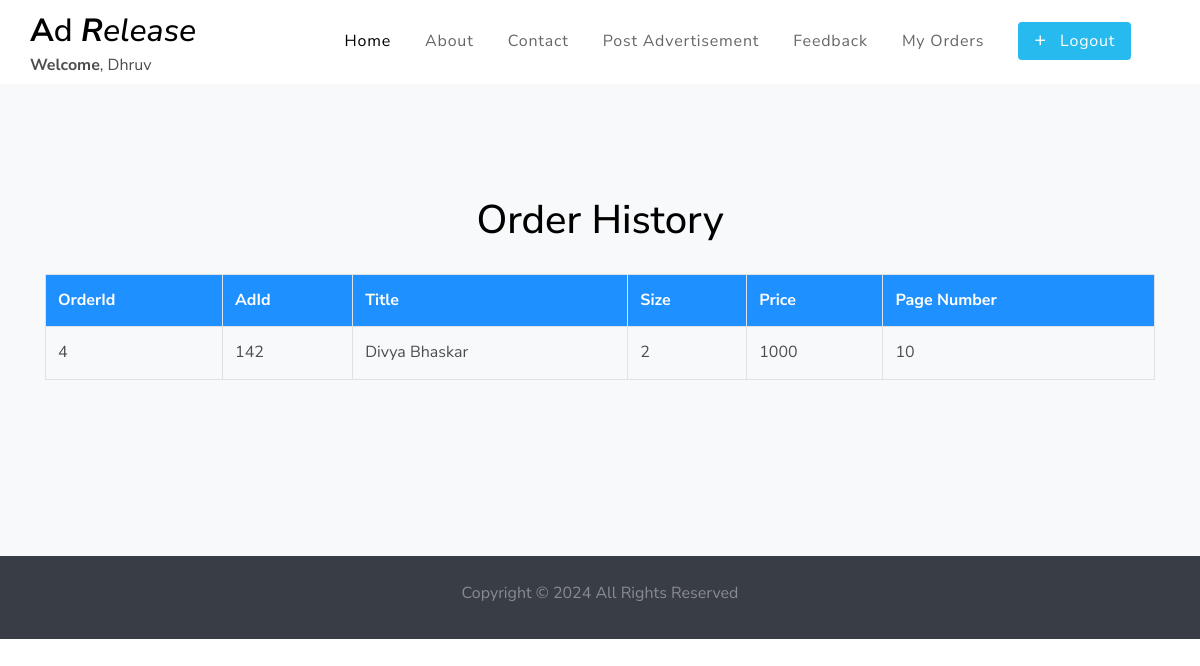
Screenshot of /User/myorders.php (signed in) with the database file from the repository.
### tables this page shows
CREATE TABLE `orders` (
  `order_id` int(11) NOT NULL,
  `Ad_id` int(11) NOT NULL,
  `Title` varchar(100) NOT NULL,
  `Size` varchar(30) NOT NULL,
  `Price` float NOT NULL,
  `ad_page` varchar(30) NOT NULL,
  `user_id` int(11) NOT NULL,
  `description` text NOT NULL,
  `filename` varchar(255) NOT NULL,
  `Agency_id` int(11) NOT NULL,
  `order_date` date NOT NULL,
  `papper_date` date NOT NULL
);

### User/myorders.php (the view, shortened to what this page needs)
<?php
include 'connection.php';
$id = $_SESSION["userid"];
$result = $con->query("select * from orders where user_id='$id'");
?>
<!DOCTYPE html>
<html lang="en">
  <head>
    <link rel="stylesheet" href="fonts/icomoon/style.css">
    <link rel="stylesheet" href="css/bootstrap.min.css">
    <link rel="stylesheet" href="css/magnific-popup.css">
    <link rel="stylesheet" href="css/jquery-ui.css">
    <link rel="stylesheet" href="css/owl.carousel.min.css">
    <link rel="stylesheet" href="css/owl.theme.default.min.css">
    <link rel="stylesheet" href="css/bootstrap-datepicker.css">
    <link rel="stylesheet" href="css/animate.css">
    <link rel="stylesheet" href="fonts/flaticon/font/flaticon.css">
    <link rel="stylesheet" href="css/fl-bigmug-line.css">
    <link rel="stylesheet" href="css/aos.css">
    <link rel="stylesheet" href="css/style.css">
  </head>
  <body>
  <div class="site-wrap">
   <?php include'common/header.php';?>
    <div class="site-section bg-light">
      <div class="container">
        <div class="row">
          <div class="col-md-12 col-lg-12 mb-5">
              <h1 style="color: black" align="center">Order History</h1>
             <table class="table table-bordered" style="margin-top: 30px;">
             <tr style="background-color: DodgerBlue; color: white">
              <th>OrderId</th>
               <th>AdId</th>
               <th>Title</th>
               <th>Size</th>
               <th>Price</th>
               <th>Page Number</th>
             </tr>
             <?php while($row = $result->fetch_object()) {?>
             <tr>
               <td><?php echo $row->order_id; ?></td>
               <td><?php echo $row->Ad_id; ?></td>
               <td><?php echo $row->Title; ?></td>
               <td><?php echo $row->Size; ?></td>
               <td><?php echo $row->Price; ?></td>
                <td><?php echo $row->ad_page; ?></td>
             </tr>
             <?php }?>
           </table>
          </div>
          </div>
        </div>
      </div>
    </div>
    <?php include 'common/footer.php'?>
  </body>
</html>

### User/css/style.css (style rules this page uses)
body { line-height: 1.7; color: #4d4d4d; font-weight: 400; font-size: 1rem; font-family: "Roboto Mono", SFMono-Regular, Menlo, Monaco, Consolas, "Liberation Mono", "Courier New", monospace; font-family: "Nunito Sans", -apple-system, BlinkMacSystemFont, "Segoe UI", Roboto, "Helvetica Neue", Arial, sans-serif, "Apple Color Emoji", "Segoe UI Emoji", "Segoe UI Symbol", "Noto Color Emoji"; }
.site-wrap:before { -webkit-transition: .3s all ease-in-out; -o-transition: .3s all ease-in-out; transition: .3s all ease-in-out; background: rgba(0, 0, 0, 0.6); content: ""; position: absolute; z-index: 2000; top: 0; left: 0; right: 0; bottom: 0; opacity: 0; visibility: hidden; }
.site-section { padding: 3em 0; }
@media (min-width: 768px) { .site-section { padding: 7em 0; } }

### rows the page displays
orders: order_id "4", Ad "142", Title "Divya Bhaskar", Size "2", Price "1000", ad_page "10"

### other values shown
$_SESSION['Firstnameforsession'] "Dhruv"
